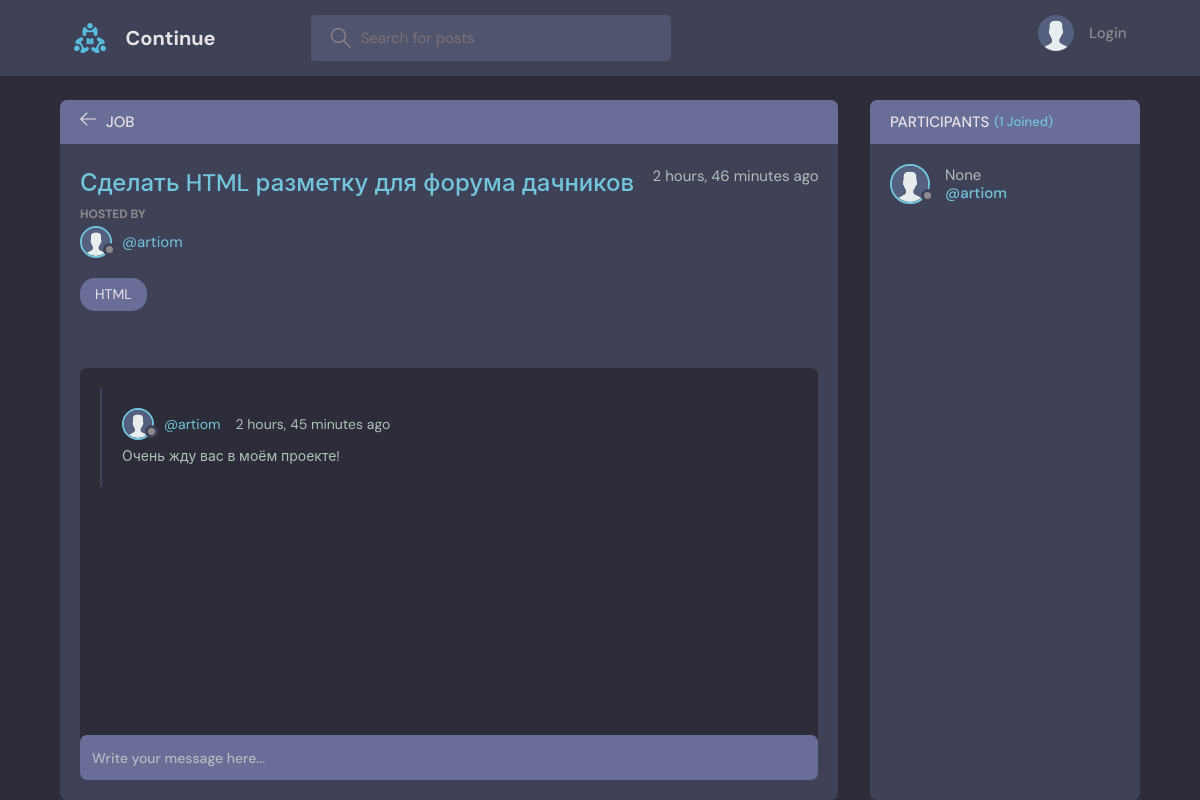
The page /job/24/ on the database its author committed.
### base/models.py (models this page shows, shortened)
class Job(models.Model):
    name = models.CharField(max_length=200)
    description = models.TextField(null=True, blank=True)
    cost = models.DecimalField(max_digits=20, decimal_places=2, null=False)
    created = models.DateTimeField(auto_now_add=True)
    updated = models.DateTimeField(auto_now=True)
    topic = models.ForeignKey(Topic, on_delete=models.SET_NULL, null=True)
    status = models.ForeignKey(JobStatus, on_delete=models.SET_NULL, null=True)
    class Meta:
        ordering = ['-updated', '-created']

class User(AbstractUser):
    name = models.CharField(max_length=200, null=True)
    email = models.EmailField(unique=True)
    bio = models.TextField(null=True)
    avatar = models.ImageField(null=True, default='avatar.svg')
    balance = models.DecimalField(max_digits=20, decimal_places=2, null=False, default=0)
    USERNAME_FIELD = 'email'
    REQUIRED_FIELDS = []

class Topic(models.Model):
    name = models.CharField(max_length=200)
    def __str__(self):
        return self.name

class Message(models.Model):
    user = models.ForeignKey(User, on_delete=models.CASCADE)
    job = models.ForeignKey(Job, on_delete=models.CASCADE)
    body = models.TextField()
    updated = models.DateTimeField(auto_now=True)
    created = models.DateTimeField(auto_now_add=True)
    class Meta:
        ordering = ['-updated', '-created']

### base/views.py (the view, shortened to what this page needs)
# urls.py: path('job/<str:pk>/', views.job, name="job"),
def job(request, pk):
    job = Job.objects.get(id=pk)
    job_messages = job.message_set.all()
    participants_id = Match.objects.filter(job=job).values('user')
    participants = User.objects.filter(id__in=[user_id['user'] for user_id in participants_id])
    print()
    customer_id = Match.objects.filter(job=job, type=MatchType.objects.get_or_create(name='Customer')[0]).values('user')
    job_customer = User.objects.filter(id=customer_id[0]['user'])[0]
    context = {'job': job, 'job_messages': job_messages,
               'participants': participants,
               'job_customer': job_customer}
    return render(request, 'base/job.html', context)

### base/templates/base/job.html (shortened to what this page needs)
{% extends 'main.html' %}
{% block content %}
<main class="profile-page layout layout--2">
  <div class="container">
    <div class="job">
      <div class="job__top">
        <div class="job__topLeft">
          <a href="{% url 'home' %}">
            <svg version="1.1" xmlns="http://www.w3.org/2000/svg" width="32" height="32" viewBox="0 0 32 32">
              <title>arrow-left</title>
              <path
                d="M13.723 2.286l-13.723 13.714 13.719 13.714 1.616-1.611-10.96-10.96h27.625v-2.286h-27.625l10.965-10.965-1.616-1.607z">
              </path>
            </svg>
          </a>
          <h3>Job</h3>
        </div>
      </div>
      <div class="job__box scroll">
        <div class="job__header scroll">
          <div class="job__info">
            <h3>{{job.name}}</h3>
            <span>{{job.created|timesince}} ago</span>
          </div>
          <div class="job__hosted">
            <p>Hosted By</p>
            <a href="{% url 'user-profile' job_customer.id %}" class="job__author">
              <div class="avatar avatar--small">
                <img src="{{job_customer.avatar.url}}" />
              </div>
              <span>@{{job_customer.username}}</span>
            </a>
          </div>
          <span class="job__topics">{{job.topic}}</span>
        </div>
        <div class="job__conversation">
          <div class="threads scroll">
            {% for message in job_messages %}
            <div class="thread">
              <div class="thread__top">
                <div class="thread__author">
                  <a href="{% url 'user-profile' message.user.id %}" class="thread__authorInfo">
                    <div class="avatar avatar--small">
                      <img src="{{message.user.avatar.url}}" />
                    </div>
                    <span>@{{message.user.username}}</span>
                  </a>
                  <span class="thread__date">{{message.created|timesince}} ago</span>
                </div>
              </div>
              <div class="thread__details">
                {{message.body}}
              </div>
            </div>
            {% endfor %}
          </div>
        </div>
      </div>
      <div class="job__message">
        <form action="" method="POST">
          <input name="body" placeholder="Write your message here..." />
        </form>
      </div>
    </div>
    <div class="participants">
      <h3 class="participants__top">Participants <span>({{participants.count}} Joined)</span></h3>
      <div class="participants__list scroll">
        {% for user in participants %}
        <a href="{%  url 'user-profile' user.id %}" class="participant">
          <div class="avatar avatar--medium">
            <img src="{{user.avatar.url}}" />
          </div>
          <p>
            {{user.name}}
            <span>@{{user.username}}</span>
          </p>
        </a>
        {% endfor %}
      </div>
    </div>
  </div>
</main>
{% endblock content %}

### rows shown on the page
Job: name "Сделать HTML разметку для форума дачников", created "2 hours, 46 minutes", topic "HTML"
User: avatar (placeholder picture), username "artiom", name "None"
Message: user.avatar (placeholder picture), user.username "artiom", created "2 hours, 45 minutes", body "Очень жду вас в моём проекте!"

### other values the page prints
{{ participants.count }} "1"
